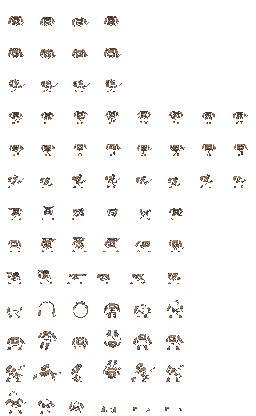
#> input picture game/assets/characters/climber/gear/armor_cloth.png, 256 x 416 px, found by its file name
$ python preview_equip.py ../game/assets/characters/climber/gear/armor_chain.png ../game/assets/characters/climber/gear/armor_cloth.png
#> lines starting #> are read from the running program, lines starting #| are printed output that depends on the picture
"""Icon vs sprite: one column per equippable item, the icon on top, then the
hero wearing it (idle down, up and side, one attack, one roll and one death
frame), composited the way
LayeredSprite stacks the layers. The rest of the kit is the starter (sword,
small backpack, no armor or helm).

python3 -I art-src/preview_equip.py <repo_root> <out.png> [id ...]
"""
import os
import sys

from PIL import Image

F = 32
K = 4
BG = (38, 34, 40, 255)
ITEMS = [
    "armor_cloth", "armor_leather", "armor_chain", "armor_scale", "armor_plate", "armor_shadow",
    "helm_hood", "helm_iron", "helm_horned", "helm_circlet",
    "sword_iron", "sword_knight", "longsword_steel", "longsword_ember", "axe_woodcutter", "axe_war",
    "spear_hunter", "spear_dragoon", "dagger_rogue", "dagger_twin_fang", "bow_short", "bow_elven",
    "backpack_small", "backpack_medium", "backpack_large",
]
# (row, frame) cells shown under the icon: idle down, idle up, idle side,
# attack side, roll side, death
CELLS = [(0, 0), (1, 0), (2, 0), (8, 2), (11, 0), (12, 5)]
LAYERS = ["body", "hair", "outfit", "armor", "backpack", "helm", "weapon"]


def load(path):
    return Image.open(path).convert("RGBA") if os.path.exists(path) else None


def kit(item):
    k = {"weapon": "sword_iron", "armor": "", "helm": "", "backpack": "backpack_small"}
    k[item.split("_")[0] if item.split("_")[0] in ("armor", "helm", "backpack") else "weapon"] = item
    return k


def cell(root, k, row, col):
    c = os.path.join(root, "game/assets/characters/climber")
    wtype = k["weapon"].split("_")[0]
    out = Image.new("RGBA", (F, F), (0, 0, 0, 0))
    for layer in LAYERS:
        attack = 6 <= row <= 8
        sheet, r = None, row
        if layer == "weapon":
            sheet = load(os.path.join(c, "weapons", k["weapon"] + ".png")) or load(
                os.path.join(c, "weapons", wtype + ".png"))
        elif layer in ("armor", "helm", "backpack"):
            if not k[layer]:
                continue
            if attack:
                sheet = load(os.path.join(c, "gear", "attacks", "%s_%s.png" % (wtype, k[layer])))
                r = row - 6
            if sheet is None:
                sheet, r = load(os.path.join(c, "gear", k[layer] + ".png")), row
        else:
            if attack:
                sheet = load(os.path.join(c, "attacks", "%s_%s.png" % (wtype, layer)))
                r = row - 6
            if sheet is None:
                sheet, r = load(os.path.join(c, layer + ".png")), row
        if sheet is not None:
            out.alpha_composite(sheet.crop((col * F, r * F, col * F + F, r * F + F)))
    return out


def main():
    root, out = sys.argv[1], sys.argv[2]
    items = sys.argv[3:] or ITEMS
    sheet = Image.new("RGBA", (len(items) * (F + 4) + 4, (len(CELLS) + 1) * (F + 4) + 4), BG)
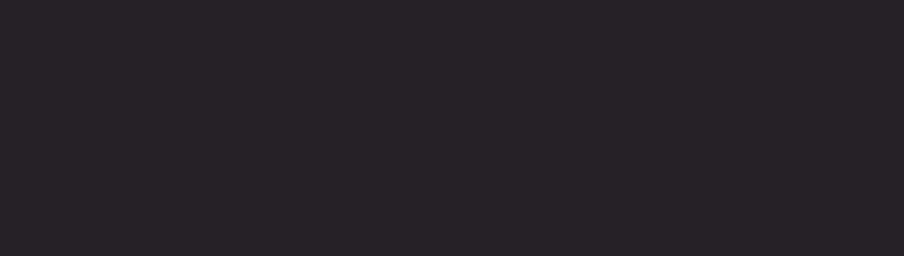
#> sheet: PIL image 904x256 RGBA; mean R, G, B, A 38, 34, 40, 255
    for i, item in enumerate(items):
        x = 4 + i * (F + 4)
        icon = load(os.path.join(root, "game/assets/items", item + ".png"))
#> in load, returned value is the input picture: PIL image 256x416 RGBA; mean R, G, B, A 6.1, 4.9, 4, 13.7
        sheet.alpha_composite(icon.resize((F, F), Image.NEAREST), (x, 4))
        for j, (row, col) in enumerate(CELLS):
            sheet.alpha_composite(cell(root, kit(item), row, col), (x, 4 + (j + 1) * (F + 4)))
#> in cell, `wtype = k["weapon"].split("_")[0]`: wtype = 'sword'
#> in cell, `out = Image.new("RGBA", (F, F), (0, 0, 0, 0))`: out: PIL image 32x32 RGBA; every value is 0
    sheet.resize((sheet.width * K, sheet.height * K), Image.NEAREST).save(out)


if __name__ == "__main__":
#> (the run stopped early here; a loop or call above may not have finished)
